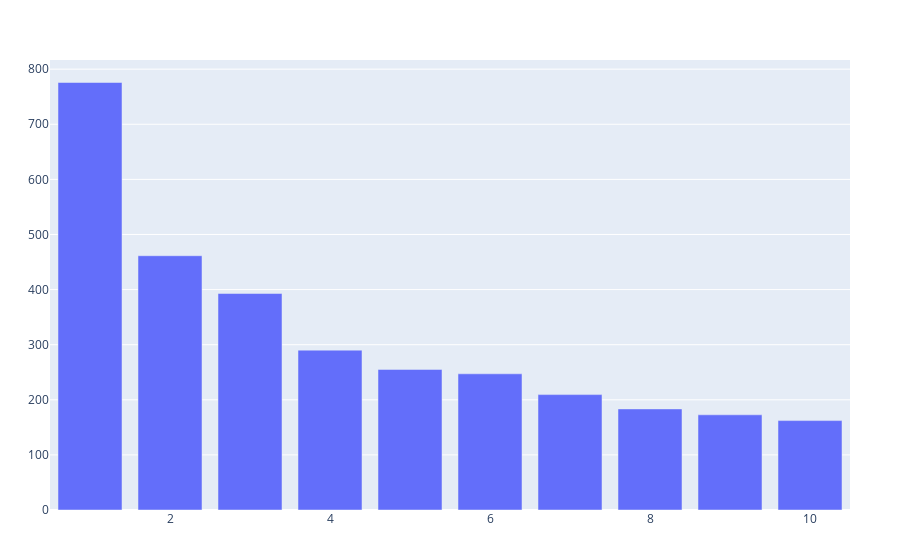

Here is the notebook cell this chart was saved with:
### Code cell
using PlotlyJS
x_plot = [i for i in 1:10]
y_plot = [var3[i] for i in 1:10]
plot(bar(x=x_plot, y=y_plot))

### Figure 1 — Plotly figure (JSON) as saved in the notebook; plotly's stock layout.template omitted (floating-point values rounded to 4 significant figures)
{"data": [{"type": "bar", "x": [1, 2, 3, 4, 5, 6, 7, 8, 9, 10], "y": [775.8, 461.4, 392.9, 290.1, 255.1, 247.2, 209.4, 183.4, 172.8, 162.3]}], "layout": {"margin": {"b": 50, "l": 50, "r": 50, "t": 60}}}
